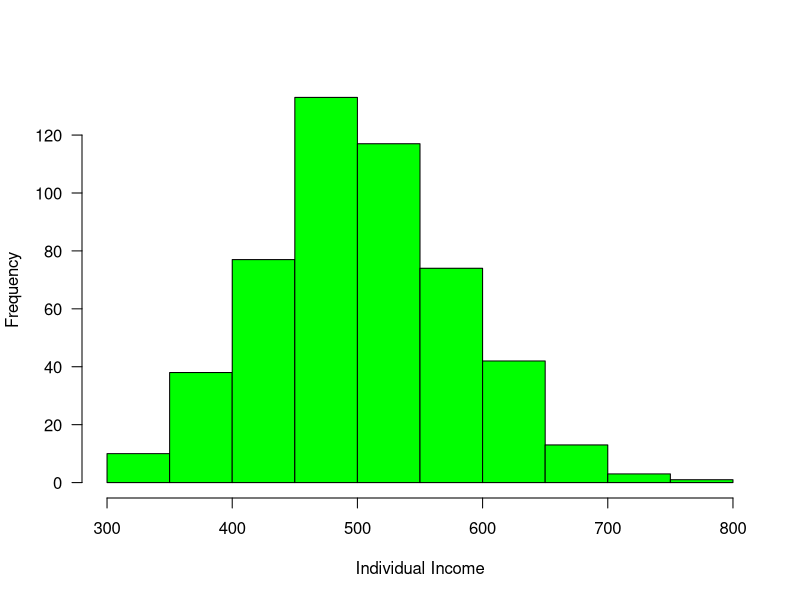
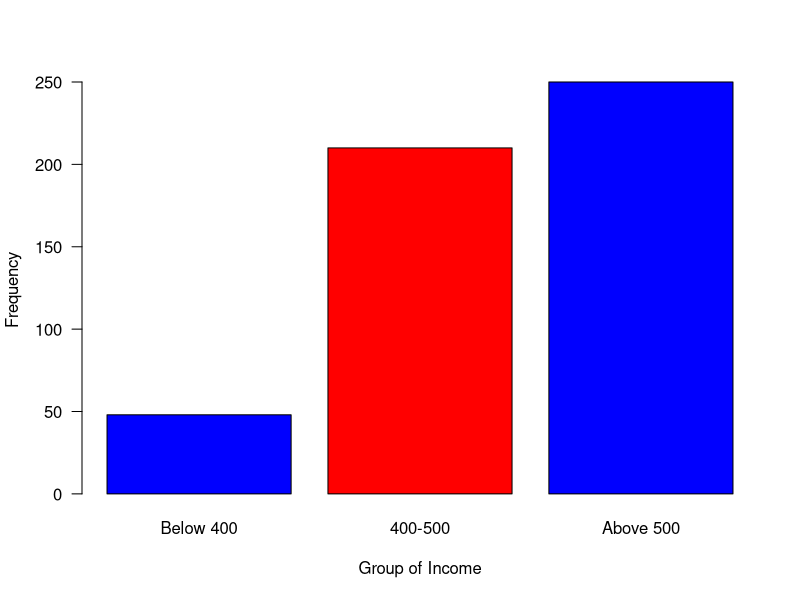

Here is the R script that generated these plots, in order:
## ---- chunk 1
knitr::opts_chunk$set(echo = TRUE, message = FALSE, warning = FALSE, comment = "")
## ---- chunk 2
graphics.off()
## ---- chunk 3
age = c(45,75,65,85,45,32,57,65,52,45,65,32,89,45,66)
## ---- chunk 4

require(magrittr)

data.frame(Symbol = c("+", "-", "*", "/"), 
           Operation = c("Addition", "Substraction","Multiplication","Division")) %>%
  knitr::kable(format = "html", align = "l", caption = "Basic R operators")
## ---- chunk 5
2+3
## ---- chunk 6
10-4
## ---- chunk 7
23*2
## ---- chunk 8
8/2
## ---- chunk 9
5^2
## ---- chunk 10
5%%3
## ---- chunk 11
5%%5


## ---- chunk 12
x = 5
x^2
## ---- chunk 13
days= c("Monday", "Tuesday", "Wednesday")
speed  = c(128, 158, 89)
## ---- chunk 14
data = rnorm(25)
sum(data)
sd(data)
mean(data)
median(data)
## ---- chunk 15
require(dplyr)
library(readr)
require(lubridate)
library(readxl)
require(haven)
library(ggplot2)
require(kableExtra)

## ---- chunk 16
rm(list = ls())
graphics.off()
## ---- chunk 17
aa = c(20,68,78,50)
## ---- chunk 18
is.integer(aa)

## ---- chunk 19
class(aa)

## ---- chunk 20
class(as.integer(aa))
## ---- chunk 21
bb = c(12.5, 45.68, 2.65)
class(bb)
is.numeric(bb)
## ---- chunk 22
kata = c("Dege", "Mchikichini", "Mwembe Mdogo", "Cheka")
class(kata)
## ---- chunk 23
sex = c("Male", "Female", "Male", "Male", "Female")
sex = as.factor(sex)
class(sex)

levels(sex)

## ---- chunk 24

levels(sex)

levels(kata)
## ---- chunk 25

income = rnorm(n = 508, mean = 500, sd = 80)
hist(income, col = "green", main = "", las = 1, xlab = "Individual Income")
#mosaic::plotDist(dist = "norm", mean = 500, sd = 80)

## ---- chunk 26
group = cut(income, breaks = c(300,400,500,800),
            labels = c("Below 400", "400-500", "Above 500"))
is.factor(group)
levels(group)
## ---- chunk 27

barplot(table(group), las = 1, horiz = FALSE, col = c("blue", "red", "blue"), ylab = "Frequency", xlab = "Group of Income")
## ---- chunk 28
data = data.frame(group, income)
## ---- chunk 29
id = c(1,2,3,4,5)
people = c(158,659,782,659,759)
street = c("Dege", "Mchikichini", "Mwembe Mdogo", "Mwongozo",  "Cheka")
## ---- chunk 30
id[5]
people[5]
street[5]
## ---- chunk 31
street[2:4]
## ---- chunk 32
id[6] = 6
people[6] = 578
street[6] = "Mwongozo"
## ---- chunk 33
people[1] = 750
## ---- chunk 34
length(people)
## ---- chunk 35
# create vectors
Name  = c('Bob','Jeff','Mary')
Score = c(90, 75, 92)

dt = data.frame(Name, Score)
## ---- chunk 36
dt %>% 
  kable("html",caption = "Variables in the data frame", align = "c") %>%
  column_spec(column = 1:2, width = "4cm")
## ---- chunk 37
dt$Name
dt[,1]
## ---- chunk 38
dt$Score
dt[,2]
## ---- chunk 39
data(longley)

longley %>% 
  kable(caption = "Longleys' Economic dataset", align = "c", row.names = F) %>%
  column_spec(1:7, width = "3cm")
  
## ---- chunk 40
id  = c(1,2,3,4,5,6,7,8,9,10)

time = lubridate::ymd_hms(c("2018-11-20 06:35:25 EAT", "2018-11-20 06:52:05 EAT", 
                 "2018-11-20 07:08:45 EAT", "2018-11-20 07:25:25 EAT", 
                 "2018-11-20 07:42:05 EAT", "2018-11-20 07:58:45 EAT", 
                 "2018-11-20 08:15:25 EAT", "2018-11-20 08:32:05 EAT", 
                 "2018-11-20 08:48:45 EAT", "2018-11-20 09:05:25 EAT"), tz = "")

distance = c(20, 85, 45, 69, 42,  52, 6, 45, 36, 7)
## ---- chunk 41
arrival = data.frame(id, time, distance)
## ---- chunk 42

arrival %>% 
  kable("html", col.names = c("IDs", "Time", "Distance"),
        caption = "The time employees enter into the office with the distance from their residential areas to the office") %>%
  column_spec(column = 1:3, width = "4cm")
## ---- chunk 43
data.tb = tibble::tibble(time, distance)
tibble::is_tibble(data.tb);class(data.tb) 
## ---- chunk 44
## create a data.frame
data.df = data.frame(time, distance)
## create a tibble
data.tbl = tibble::as_tibble(data.df)
## printout 
tibble::is_tibble(data.df); tibble::is_tibble(data.tb)

## ---- chunk 45
tibble::tibble(id = 1:10,
               ":" = rep(c("NE", "SE"), each = 5), 
               "-" = rnorm(10, 25,2), 
               chl = rnorm(10,.25,.01))
## ---- chunk 46
data.frame(id = 1:10,
           ":" = rep(c("NE", "SE"), each = 5), 
           "-" = rnorm(10, 25,2), 
           chl = rnorm(10,.25,.01))
## ---- chunk 47
tibble::add_column(.data = data.tb, id = 1:10, .before = 1)
## ---- chunk 48
tibble::add_row(.data = data.tb, 
                time = seq(lubridate::dmy(120514),lubridate::dmy(150514), by = "day"), 
                distance = rnorm(4, 23,6), 
                .before = 5)
## ---- chunk 49
test <- c('red','red','blue','yellow','blue','green')
## ---- chunk 50
Name <- c('Adam','Benjamin','Caleb','Daniel','Ephriam', 'Frank','Gideon')
GPA <- c(3.2, 3.8, 2.6, 2.3, 3.4, 3.7, 4.0)
Major <- c('Math','Forestry','Biology','Forestry','Forestry','Math','Forestry')

## ---- chunk 51
Girth = c(8.3, 8.6, 8.8, 10.5, 10.7, 10.8, 11.0)
Height= c(70, 65, 63, 72, 81, 83, 66)
Volume= c(10.3, 10.3, 10.2, 16.4, 18.8, 19.7, 15.6)
